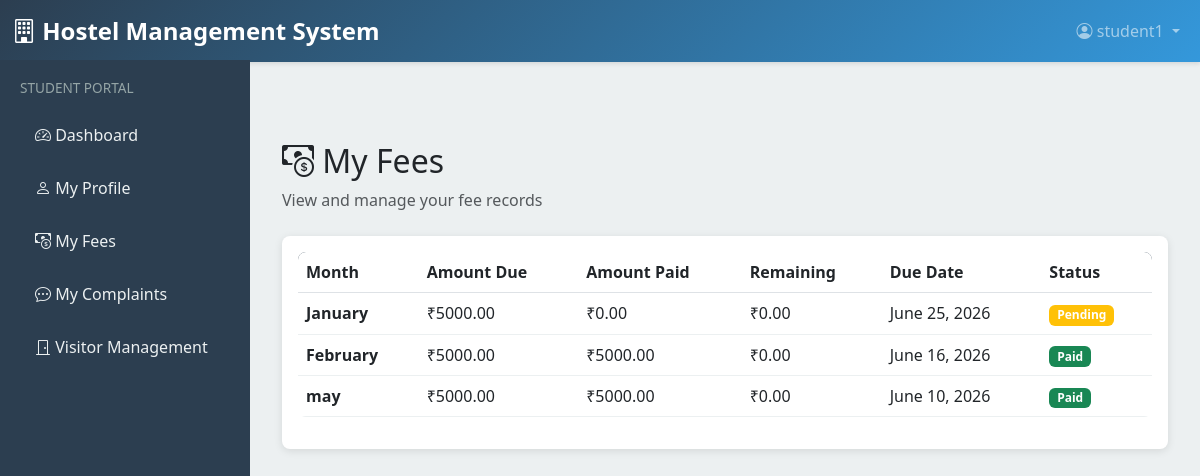
The app's page /student/fees/ (signed in) with its own data.
### core/models.py (models this page shows, shortened)
class Fee(models.Model):
    PAYMENT_METHODS = [
        ('cash', 'Cash'),
        ('online', 'Online'),
    ]
    student = models.ForeignKey(Student, on_delete=models.CASCADE)
    month = models.CharField(max_length=50)
    amount = models.DecimalField(max_digits=10, decimal_places=2)
    amount_paid = models.DecimalField(max_digits=10, decimal_places=2, default=0)
    remaining_amount = models.DecimalField(max_digits=10, decimal_places=2, default=0)
    payment_method = models.CharField(
        max_length=20,
        choices=PAYMENT_METHODS,
        blank=True,
        null=True
    )
    status = models.CharField(max_length=20)
    due_date = models.DateField()

### core/views.py (the view)
# urls.py: path('student/fees/', views.my_fees, name='my_fees'),
@login_required(login_url='login')
@user_passes_test(is_student)
def my_fees(request):
    student = Student.objects.get(user=request.user)
    fees = Fee.objects.filter(student=student).order_by('-due_date')
    total_amount = sum(f.amount for f in fees)
    total_paid = sum(f.amount_paid for f in fees)
    total_remaining = sum(f.remaining_amount for f in fees)
    context = {
        'student': student,
        'fees': fees,
        'total_amount': total_amount,
        'total_paid': total_paid,
        'total_remaining': total_remaining,
    }
    return render(
        request,
        'student/my_fees.html',
        context
    )

### core/views.py (called while the page is built)
def is_student(user):
    return hasattr(user, 'role') and user.role.role == 'student'

### templates/student/my_fees.html (shortened to what this page needs)
{% extends 'base.html' %}
{% block content %}
<div class="container-fluid">
    <div class="mb-4">
        <h2><i class="bi bi-cash-coin"></i> My Fees</h2>
        <p class="text-muted">View and manage your fee records</p>
    </div>
    <div class="card">
        <div class="card-body">
            {% if fees %}
            <div class="table-responsive">
                <table class="table table-hover">
                    <thead>
                        <tr>
                            <th>Month</th>
                            <th>Amount Due</th>
                            <th>Amount Paid</th>
                            <th>Remaining</th>
                            <th>Due Date</th>
                            <th>Status</th>
                        </tr>
                    </thead>
                    <tbody>
                        {% for fee in fees %}
                        <tr>
                            <td><strong>{{ fee.month }}</strong></td>
                            <td>₹{{ fee.amount }}</td>
                            <td>₹{{ fee.amount_paid }}</td>
                            <td>₹{{ fee.remaining_amount }}</td>
                            <td>{{ fee.due_date }}</td>
                            <td>
                                {% if fee.status == 'paid' %}
                                    <span class="badge bg-success">Paid</span>
                                {% elif fee.status == 'pending' %}
                                    <span class="badge bg-warning">Pending</span>
                                {% elif fee.status == 'overdue' %}
                                    <span class="badge bg-danger">Overdue</span>
                                {% elif fee.status == 'partially_paid' %}
                                    <span class="badge bg-info">Partially Paid</span>
                                {% endif %}
                            </td>
                        </tr>
                        {% endfor %}
                    </tbody>
                </table>
            </div>
            {% else %}
            <div class="alert alert-info">
                <i class="bi bi-info-circle"></i> No fees found.
            </div>
            {% endif %}
        </div>
    </div>
</div>
{% endblock %}

### templates/base.html (shortened to what this page needs)
<!DOCTYPE html>
<html lang="en">
<head>
    <link href="https://cdn.jsdelivr.net/npm/bootstrap@5.3.0/dist/css/bootstrap.min.css" rel="stylesheet">
    <link rel="stylesheet" href="https://cdn.jsdelivr.net/npm/bootstrap-icons@1.11.0/font/bootstrap-icons.css">
</head>
<body>
    <nav class="navbar navbar-expand-lg navbar-dark">
        <div class="container-fluid">
            <a class="navbar-brand" href="{% url 'dashboard' %}">
                <i class="bi bi-building"></i> Hostel Management System
            </a>
            <div class="collapse navbar-collapse" id="navbarNav">
                <ul class="navbar-nav ms-auto">
                    <li class="nav-item dropdown">
                        <a class="nav-link dropdown-toggle" href="#" role="button" data-bs-toggle="dropdown">
                            <i class="bi bi-person-circle"></i> {{ user.username }}
                        </a>
                    </li>
                </ul>
            </div>
        </div>
    </nav>
    <div class="container-fluid">
        <div class="row">
            {% if user.is_authenticated %}
            <nav class="sidebar">
                {% if user.role.role == 'admin' %}
                    <div class="mb-4">
                        <h6 style="color: #95a5a6; font-size: 0.85rem; text-transform: uppercase; margin-bottom: 15px;">Admin Panel</h6>
                        <a href="{% url 'dashboard' %}"><i class="bi bi-speedometer2"></i> Dashboard</a>
                        <a href="{% url 'user_management' %}"><i class="bi bi-people"></i> User Management</a>
                        <h6 style="color: #95a5a6; font-size: 0.85rem; text-transform: uppercase; margin-top: 20px; margin-bottom: 15px;">Academic</h6>
                        <a href="{% url 'student_list' %}"><i class="bi bi-person-badge"></i> Students</a>
                        <a href="{% url 'room_list' %}"><i class="bi bi-door-closed"></i> Rooms</a>
                        <h6 style="color: #95a5a6; font-size: 0.85rem; text-transform: uppercase; margin-top: 20px; margin-bottom: 15px;">Finance</h6>
                        <a href="{% url 'fee_list' %}"><i class="bi bi-cash-coin"></i> Fees</a>
                        <a href="{% url 'generate_fees' %}"><i class="bi bi-plus-circle"></i> Generate Fees</a>
                        <h6 style="color: #95a5a6; font-size: 0.85rem; text-transform: uppercase; margin-top: 20px; margin-bottom: 15px;">Operations</h6>
                        <a href="{% url 'complaint_list' %}"><i class="bi bi-chat-dots"></i> Complaints</a>
                        <a href="{% url 'reports' %}"><i class="bi bi-file-earmark-pdf"></i> Reports</a>
                    </div>
                {% elif user.role.role == 'student' %}
                    <div class="mb-4">
                        <h6 style="color: #95a5a6; font-size: 0.85rem; text-transform: uppercase; margin-bottom: 15px;">Student Portal</h6>
                        <a href="{% url 'dashboard' %}"><i class="bi bi-speedometer2"></i> Dashboard</a>
                        <a href="{% url 'student_profile' %}"><i class="bi bi-person"></i> My Profile</a>
                        <a href="{% url 'my_fees' %}"><i class="bi bi-cash-coin"></i> My Fees</a>
                        <a href="{% url 'my_complaints' %}"><i class="bi bi-chat-dots"></i> My Complaints</a>
                        <a href="{% url 'my_visitors' %}"><i class="bi bi-door-closed"></i> Visitor Management</a>
                    </div>
                {% endif %}
            </nav>
            {% endif %}
            <main class="main-content col">
                {% block content %}{% endblock %}
            </main>
        </div>
    </div>
</body>
</html>

### templates/base.html (style rules this page uses)
:root { --primary-color: #2c3e50; --secondary-color: #3498db; --success-color: #27ae60; --danger-color: #e74c3c; --warning-color: #f39c12; }
* { margin: 0; padding: 0; box-sizing: border-box; }
body { font-family: 'Segoe UI', Tahoma, Geneva, Verdana, sans-serif; background-color: #ecf0f1; }
.navbar { background: linear-gradient(135deg, var(--primary-color) 0%, var(--secondary-color) 100%); box-shadow: 0 2px 4px rgba(0,0,0,0.1); }
.navbar-brand { font-weight: 700; font-size: 1.5rem; }
.sidebar { background: var(--primary-color); min-height: 100vh; padding: 20px; position: fixed; left: 0; top: 60px; width: 250px; overflow-y: auto; }
.sidebar a { color: #ecf0f1; text-decoration: none; display: block; padding: 12px 15px; margin: 5px 0; border-radius: 5px; transition: all 0.3s ease; }
.main-content { margin-left: 250px; margin-top: 60px; padding: 20px; min-height: calc(100vh - 60px); }
.card { border: none; box-shadow: 0 2px 8px rgba(0,0,0,0.1); margin-bottom: 20px; border-radius: 8px; }
table { background: white; border-radius: 8px; overflow: hidden; }
thead { background-color: var(--primary-color); color: white; }
tbody tr { border-bottom: 1px solid #ecf0f1; }

### records on screen
Fee: month "January", amount "5000.00", amount_paid "0.00", remaining_amount "0.00", due_date "June 25, 2026", status "Pending"
Fee: month "February", amount "5000.00", amount_paid "5000.00", remaining_amount "0.00", due_date "June 16, 2026", status "Paid"
Fee: month "may", amount "5000.00", amount_paid "5000.00", remaining_amount "0.00", due_date "June 10, 2026", status "Paid"

### other values on screen
{{ user.username }} "student1"
